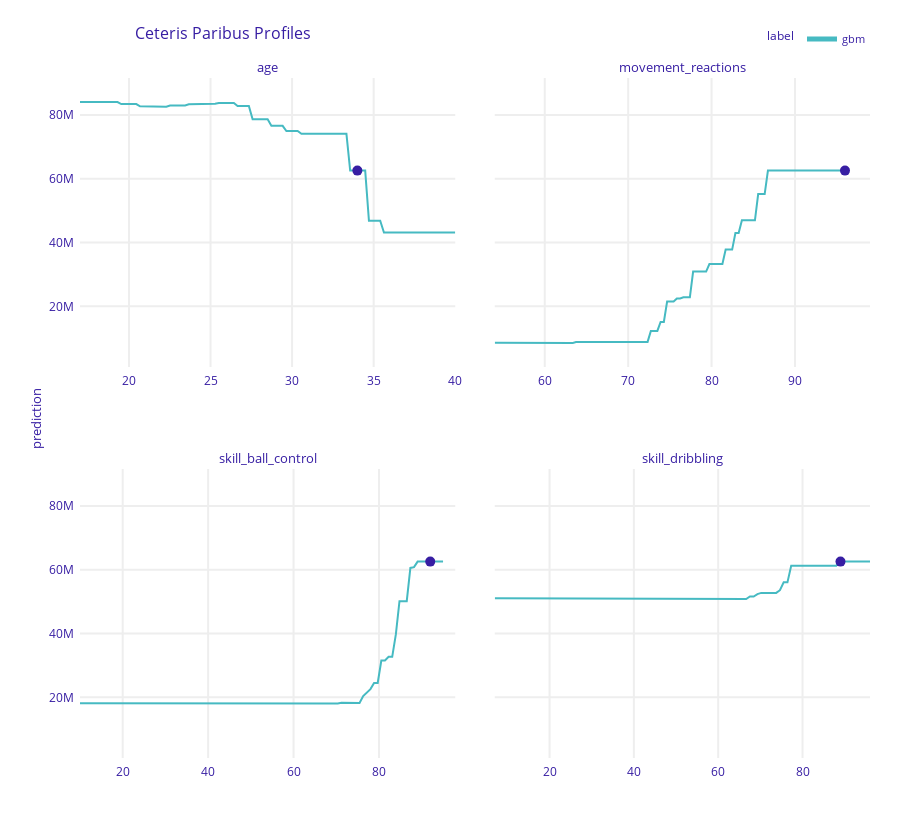

Notebook cell for this chart:
### Code cell
fifa_mp_gbm = fifa_gbm_exp.predict_profile(cr7)

fifa_mp_gbm.plot(variables =  ['movement_reactions', 'skill_ball_control', 'skill_dribbling', 'age'])
